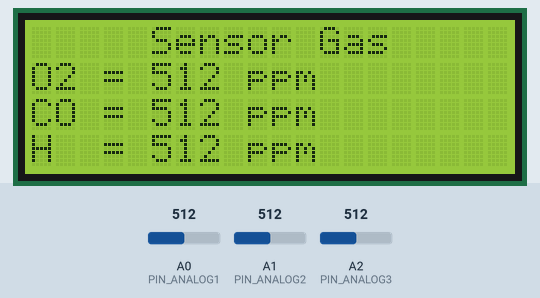
Bench run of a sketch on a simulated Arduino Uno, built with avr-gcc and run on an emulated ATmega328P. Parts: 20×4 character LCD. The test bench sets the inputs (shaded band); at power-on: A0 (PIN_ANALOG1) = 512, A1 (PIN_ANALOG2) = 512, A2 (PIN_ANALOG3) = 512.

Above: at 1.3 s.
1.4 s: A0 (PIN_ANALOG1) set to 716
At 3.4 s:
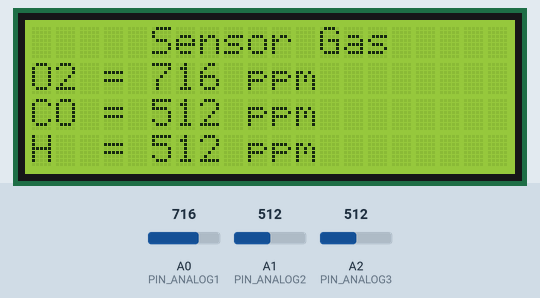
4.1 s: A1 (PIN_ANALOG2) set to 716
At 5.3 s:
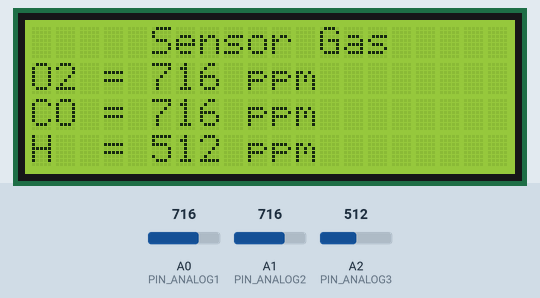
6.8 s: A2 (PIN_ANALOG3) set to 716
At 9.2 s:
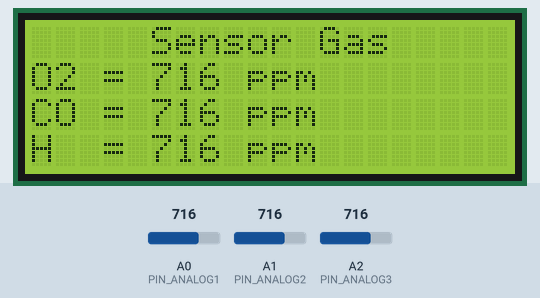
9.7 s: A0 (PIN_ANALOG1) set to 900
At 11.2 s:
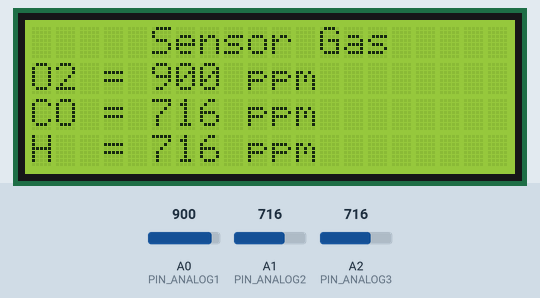
12.4 s: A1 (PIN_ANALOG2) set to 900
At 15.1 s:
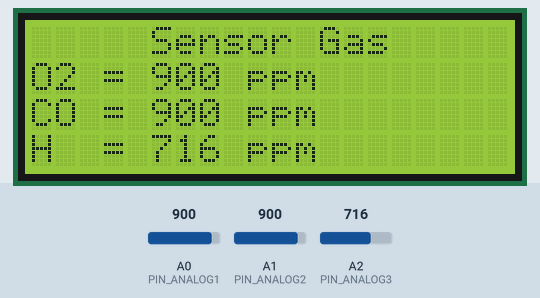
15.7 s: A2 (PIN_ANALOG3) set to 900
At 17.0 s:
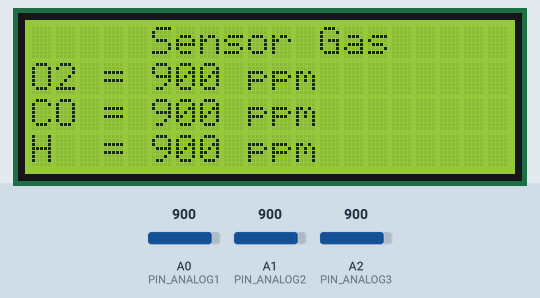
Timing chart, 0 to 18.7 s (numbered marks = the images above; inputs shaded):
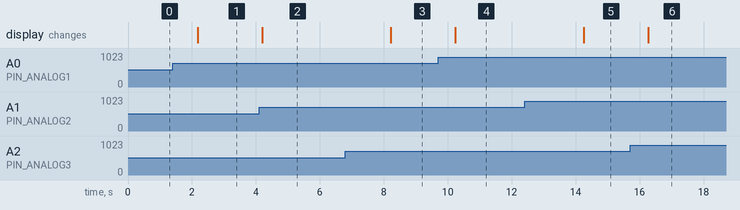

Measured:
- after the input at 1.4 s, the display: changes after 0.79 s (image 1)
- after the input at 4.1 s, the display: changes after 0.10 s (image 2)
- after the input at 6.8 s, the display: changes after 1.4 s (image 3)
- after the input at 9.7 s, the display: changes after 0.53 s (image 4)
- after the input at 12.4 s, the display: changes after 1.9 s (image 5)
- after the input at 15.7 s, the display: changes after 0.57 s (image 6)

The sketch:

Sensor_MQ8_MQ9_MQ131.ino
```cpp
//--------------------------------------------------------------
//--------------------------------------------------------------
//        Single-Zone-Horizontal-Tube-Furnace
//        Menggunakan Jenis Sensor MQ
//        MQ-9   => (Carbon Monoxide(CO)
//        MQ-8   => (Hydrogen(H)
//        MQ-131 => (Sensor Oxygen(O2))
//---------------------------------------------------------------
//---------------------------------------------------------------
//          Universitas Negeri Medan
//          Jurusan Fisika
//          Laboratorium Fisika
//---------------------------------------------------------------
//---------------------------------------------------------------

#include <Wire.h>
#include <LiquidCrystal_I2C.h>
LiquidCrystal_I2C lcd(0x27,20,4);
                      // LiquidCrystal_I2C lcd(0x3F,20,4);


const int PIN_ANALOG1 = 0;
const int PIN_ANALOG2 = 1;
const int PIN_ANALOG3 = 2;

void setup()
{
  Serial.begin(9600); //Starts the serial communication
  lcd.init();
  lcd.backlight();
  lcd.begin(20,4);
  lcd.clear();

  lcd.setCursor(5,0);
  lcd.print("Sensor Gas");

  lcd.setCursor(0,1);
  lcd.print ("O2 =");

  lcd.setCursor(0,2);
  lcd.print ("CO =");

  lcd.setCursor(0,3);
  lcd.print ("H  =");

  lcd.setCursor(9,1);
  lcd.print ("ppm");

  lcd.setCursor(9,2);
  lcd.print ("ppm");

  lcd.setCursor(9,3);
  lcd.print ("ppm");

}
void loop()
{
  int A0 = analogRead(PIN_ANALOG1);
  int A1 = analogRead(PIN_ANALOG2);
  int A2 = analogRead(PIN_ANALOG3);

  lcd.setCursor(5,1);
  lcd.print(A0);

  lcd.setCursor(5,2);
  lcd.print(A1);

  lcd.setCursor(5,3);
  lcd.print(A2);

  delay(2000);
}
```
